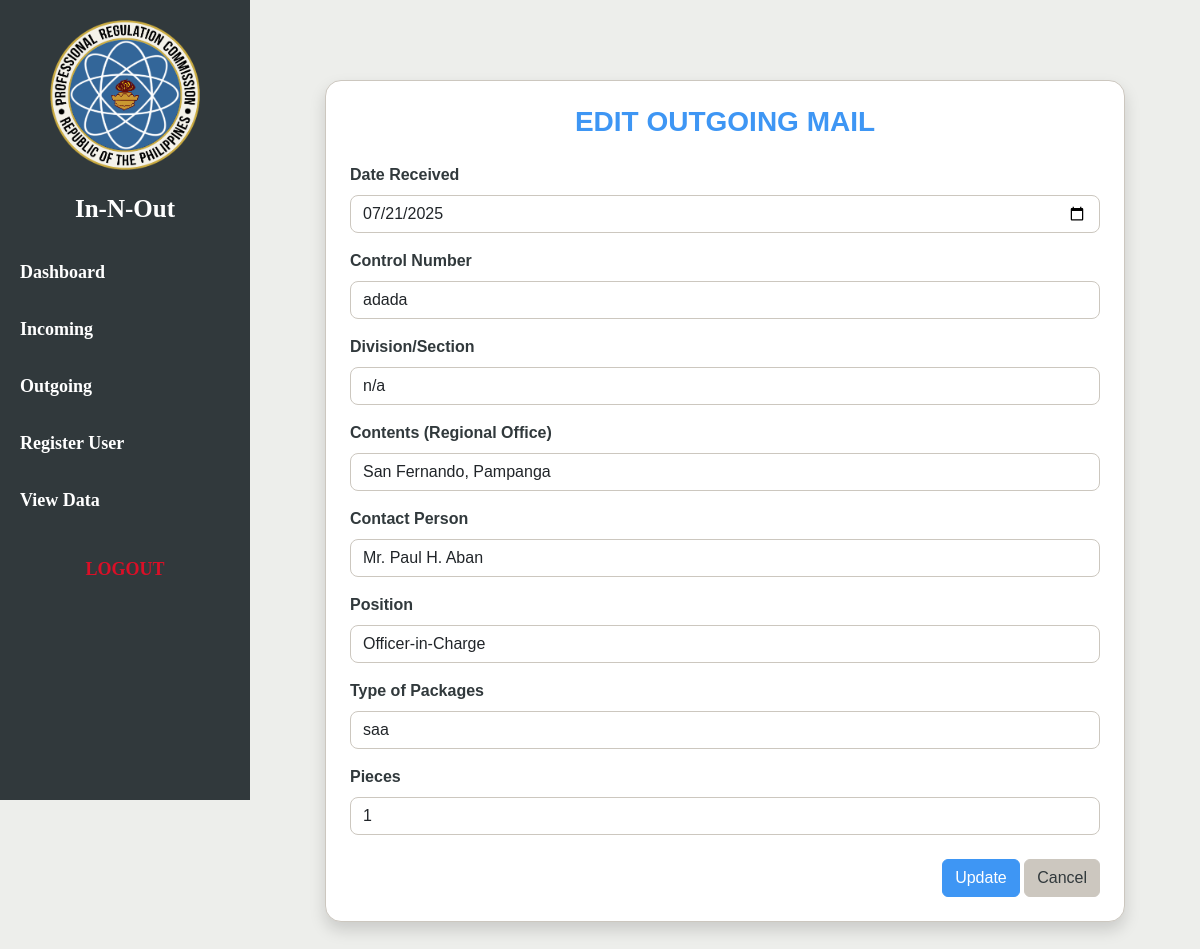
The page /edit_outgoing.php?id=8 on the database its author committed.
### tables this page shows
CREATE TABLE `outgoing` (
  `id` int(11) NOT NULL,
  `date_received` date NOT NULL,
  `control_number` varchar(100) NOT NULL,
  `division_section` varchar(255) NOT NULL,
  `contents` text NOT NULL,
  `package_type` varchar(100) NOT NULL,
  `pieces` int(11) NOT NULL,
  `contact_person` varchar(100) DEFAULT NULL,
  `designation` varchar(100) DEFAULT NULL
);

### edit_outgoing.php (the view, shortened to what this page needs)
<?php
include 'db_connect.php';
include 'sidebar.php';
$id = (int)$_GET['id'];
$stmt = $conn->prepare("SELECT * FROM outgoing WHERE id = ?");
$stmt->bind_param("i", $id);
$stmt->execute();
$result = $stmt->get_result();
$data = $result->fetch_assoc();
$regional_offices = [];
$result = $conn->query("SELECT * FROM contents");
while ($row = $result->fetch_assoc()) {
    $regional_offices[] = $row;
}
?>
<!DOCTYPE html>
<html lang="en">
<head>
  <link href="https://cdn.jsdelivr.net/npm/bootstrap@5.3.7/dist/css/bootstrap.min.css" rel="stylesheet">
</head>
<body>
  <div class="container mt-5">
    <div class="card shadow p-4">
      <h3 class="mb-4 fw-bold text-center">EDIT OUTGOING MAIL</h3>
      <form method="POST">
        <div class="mb-3">
          <label for="date" class="form-label">Date Received</label>
          <input type="date" class="form-control" id="date" name="date"
            value="<?= htmlspecialchars($data['date_received']) ?>" required>
        </div>
        <div class="mb-3">
          <label for="ctrlNum" class="form-label">Control Number</label>
          <input type="text" class="form-control" id="ctrlNum" name="ctrlNum"
            value="<?= htmlspecialchars($data['control_number']) ?>" required>
        </div>
        <div class="mb-3">
          <label for="sec" class="form-label">Division/Section</label>
          <input type="text" class="form-control" id="sec" name="sec"
            value="<?= htmlspecialchars($data['division_section']) ?>" required>
        </div>
        <div class="mb-3">
          <label for="content" class="form-label">Contents (Regional Office)</label>
          <select class="form-control" name="content" id="contentSelect" required>
            <?php foreach ($regional_offices as $office):
              $selected = ($office['regional_office'] === $data['contents']) ? 'selected' : '';
            ?>
              <option value="<?= htmlspecialchars($office['regional_office']) ?>"
                data-contact="<?= htmlspecialchars($office['contact_person']) ?>"
                data-designation="<?= htmlspecialchars($office['designation']) ?>"
                <?= $selected ?>>
                <?= htmlspecialchars($office['regional_office']) ?>
              </option>
            <?php endforeach; ?>
          </select>
        </div>
        <div class="mb-3">
          <label for="contact_person" class="form-label">Contact Person</label>
          <input type="text" class="form-control" id="contactPerson" name="contact_person"
            value="<?= htmlspecialchars($data['contact_person']) ?>" readonly>
        </div>
        <div class="mb-3">
          <label for="designation" class="form-label">Position</label>
          <input type="text" class="form-control" id="designation" name="designation"
            value="<?= htmlspecialchars($data['designation']) ?>" readonly>
        </div>
        <div class="mb-3">
          <label for="pType" class="form-label">Type of Packages</label>
          <input type="text" class="form-control" id="pType" name="pType"
            value="<?= htmlspecialchars($data['package_type']) ?>" required>
        </div>
        <div class="mb-4">
          <label for="pieces" class="form-label">Pieces</label>
          <input type="number" class="form-control" id="pieces" name="pieces"
            value="<?= htmlspecialchars($data['pieces']) ?>" required>
        </div>
        <div class="text-end">
          <button type="submit" class="btn btn-success">Update</button>
          <a href="outgoing_table.php" class="btn btn-secondary">Cancel</a>
        </div>
      </form>
    </div>
  </div>
</body>
</html>

### sidebar.php (style rules this page uses)
body { margin: 0; background-color: #EDEEEB; font-family: 'Century Gothic'; }

### edit_outgoing.php (style rules this page uses)
body { background-color: #EDEEEB; font-family: 'Century Gothic', sans-serif; color: #31393C; margin-left: 250px; padding: 2rem; }
.card { background-color: #FFFFFF; border: 1px solid #CCC7BF; border-radius: 1rem; padding: 2rem; max-width: 800px; margin: auto; box-shadow: 0 4px 12px rgba(0, 0, 0, 0.05); }
h3 { font-weight: bold; color: #3E96F4; }
label { font-weight: bold; color: #31393C; }
.form-control { border: 1px solid #CCC7BF; border-radius: 0.5rem; }
.btn-success { background-color: #3E96F4; border-color: #3E96F4; }
.btn-secondary { background-color: #CCC7BF; border-color: #CCC7BF; color: #31393C; }

### rows shown on the page
outgoing: date "07/21/2025", ctrlNum "adada", sec "n/a", contact_person "Mr. Paul H. Aban", designation "Officer-in-Charge", pType "saa", pieces "1"

### other values the page prints
form field content "San Fernando, Pampanga"
